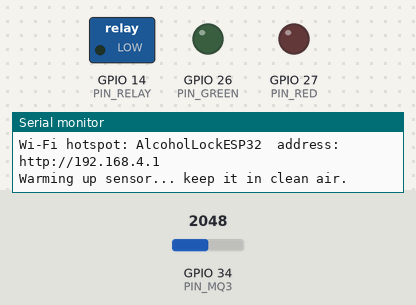
Simulated run of this sketch. Board: ESP32. Parts: switched loads named in the sketch (green lamp = pin HIGH), output pins drawn as LEDs (lit = HIGH), the last lines printed to the serial monitor. The test bench sets the inputs (shaded band); at power-on: GPIO 34 (PIN_MQ3) = 2048 (analog values on the 0–4095 scale).

Above: at 0.2 s.
At 15.81 s:
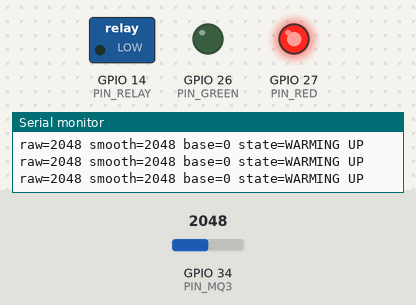
At 30.9 s:
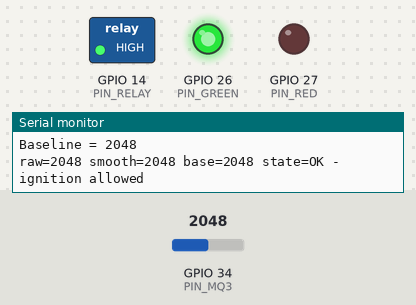
Timing chart, 0 to 32.4 s (numbered marks = the images above):
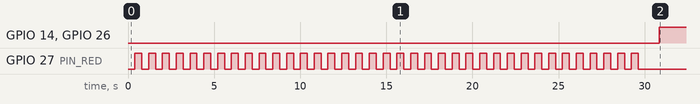

The sketch:

b.ino
```cpp
// Alcohol detection ignition lock - ESP32 + MQ-3, with Wi-Fi hotspot for the dashboard
// Green LED = OK, Red LED = blocked, relay = ignition enable (no buzzer, no Bluetooth)
//
// The ESP32 creates its own Wi-Fi network (no router needed):
//   Network name: AlcoholLock-ESP32
//   Password:     lock12345   (change below; must be at least 8 characters)
//   Address:      http://192.168.4.1/status
//
// MQ-3 AO is connected through a 10k / 10k divider:
//   AO --[10k]--+-- GPIO 34
//               |
//             [10k]
//               |
//              GND

#include <WiFi.h>
#include <WebServer.h>

// ---------- Wi-Fi hotspot ----------
const char* AP_SSID = "AlcoholLockESP32";
const char* AP_PASS = "lock12345";

// ---------- Pins ----------
const int PIN_MQ3   = 34;
const int PIN_GREEN = 26;
const int PIN_RED   = 27;
const int PIN_RELAY = 14;

// Many relay modules switch ON when the pin is LOW. Set true if yours does.
const bool RELAY_ACTIVE_LOW = false;

// ---------- Settings ----------
const unsigned long WARMUP_MS = 30000;       // MQ-3 needs time to stabilise (longer is better)
const int MARGIN_ON  = 400;                  // ADC counts above baseline => alcohol (tune this)
const int MARGIN_OFF = 250;                  // must fall below this margin to clear (hysteresis)
const unsigned long HOLD_MS = 10000;         // keep blocked this long after reading clears
const int ADC_MIN = 20;                      // below this: sensor disconnected or shorted
const int ADC_MAX = 4090;                    // above this: rail fault
const int BASELINE_SAMPLES = 80;             // samples averaged for the clean-air baseline
const unsigned long FAULT_RECOVER_MS = 2000; // valid readings needed before leaving FAULT
// ---------------------------

enum State { WARMUP, SOBER, ALCOHOL, FAULT };
State state = WARMUP;

WebServer server(80);

int baseline = 0;
bool baselineValid = false;
int smoothed = 0;
unsigned long bootTime = 0;
unsigned long lastSample = 0;
unsigned long lastHighTime = 0;
unsigned long faultRecoverStart = 0;

void setRelay(bool enableIgnition) {
  digitalWrite(PIN_RELAY, (enableIgnition ^ RELAY_ACTIVE_LOW) ? HIGH : LOW);
}

const char* stateName() {
  switch (state) {
    case WARMUP:  return "WARMING UP";
    case SOBER:   return "OK - ignition allowed";
    case ALCOHOL: return "ALCOHOL DETECTED - ignition blocked";
    default:      return "SENSOR FAULT - ignition blocked";
  }
}

void setOutputs() {
  bool ok = (state == SOBER);
  setRelay(ok);                       // fail-safe: only SOBER enables ignition
  digitalWrite(PIN_GREEN, ok ? HIGH : LOW);
  if (state == FAULT || state == WARMUP) {
    digitalWrite(PIN_RED, (millis() / 400) % 2);   // blink red
  } else {
    digitalWrite(PIN_RED, ok ? LOW : HIGH);
  }
}

// Averages clean-air readings. Returns true if the baseline is usable.
bool takeBaseline() {
  long sum = 0;
  for (int i = 0; i < BASELINE_SAMPLES; i++) {
    sum += analogRead(PIN_MQ3);
    delay(10);
  }
  baseline = sum / BASELINE_SAMPLES;
  baselineValid = (baseline > ADC_MIN && baseline < ADC_MAX);
  if (baselineValid) {
    smoothed = baseline;
    Serial.printf("Baseline = %d\n", baseline);
  } else {
    Serial.println("Baseline invalid: check sensor wiring.");
  }
  return baselineValid;
}

// Wi-Fi: the dashboard reads this JSON once per second.
// Read-only: it reports status and cannot change the relay.
void handleStatus() {
  String j = "{\"state\":\"" + String(stateName()) + "\",\"reading\":" + String(smoothed) +
             ",\"baseline\":" + String(baseline) + ",\"ignition_allowed\":" +
             String(state == SOBER ? "true" : "false") + "}";
  server.sendHeader("Access-Control-Allow-Origin", "*");   // lets the dashboard file read it
  server.sendHeader("Cache-Control", "no-store");
  server.send(200, "application/json", j);
}

void handleRoot() {
  server.send(200, "text/plain",
    "Alcohol Lock ESP32 is running.\nStatus data: http://192.168.4.1/status\n");
}

void setup() {
  Serial.begin(115200);
  pinMode(PIN_MQ3, INPUT);
  pinMode(PIN_GREEN, OUTPUT);
  pinMode(PIN_RED, OUTPUT);
  pinMode(PIN_RELAY, OUTPUT);
  setRelay(false);                    // start blocked
  analogReadResolution(12);           // 0-4095
  analogSetPinAttenuation(PIN_MQ3, ADC_11db);

  // Start the ESP32's own Wi-Fi network. The lock works even if nobody connects.
  WiFi.mode(WIFI_AP);
  WiFi.softAP(AP_SSID, AP_PASS);
  server.on("/", handleRoot);
  server.on("/status", handleStatus);
  server.begin();
  Serial.print("Wi-Fi hotspot: ");
  Serial.print(AP_SSID);
  Serial.print("  address: http://");
  Serial.println(WiFi.softAPIP());    // normally 192.168.4.1

  bootTime = millis();
  Serial.println("Warming up sensor... keep it in clean air.");
}

void loop() {
  server.handleClient();

  unsigned long now = millis();
  if (now - lastSample >= 100) {
    lastSample = now;
    int raw = analogRead(PIN_MQ3);

    // simple low-pass smoothing for noise rejection
    smoothed = (smoothed == 0) ? raw : (smoothed * 9 + raw) / 10;

    // fault detection: reading stuck at a rail => wire broken or shorted
    bool faulty = (raw < ADC_MIN || raw > ADC_MAX);

    if (state == WARMUP) {
      if (now - bootTime >= WARMUP_MS) {
        if (takeBaseline()) {
          state = SOBER;
        } else {
          state = FAULT;
          faultRecoverStart = 0;
        }
      }
    } else if (faulty) {
      state = FAULT;
      faultRecoverStart = 0;
    } else if (state == FAULT) {
      if (faultRecoverStart == 0) faultRecoverStart = now;
      if (now - faultRecoverStart >= FAULT_RECOVER_MS) {
        // If the startup baseline was bad, take a fresh one before allowing ignition.
        if (!baselineValid && !takeBaseline()) {
          faultRecoverStart = 0;      // still bad, stay blocked
        } else {
          state = SOBER;
          faultRecoverStart = 0;
          Serial.println("Sensor recovered - ignition allowed.");
        }
      }
    } else {
      int diff = smoothed - baseline;
      if (diff > MARGIN_ON) {
        state = ALCOHOL;
        lastHighTime = now;
      } else if (state == ALCOHOL) {
        if (diff < MARGIN_OFF && now - lastHighTime >= HOLD_MS) {
          state = SOBER;
        }
      }
    }

    setOutputs();

    static unsigned long lastPrint = 0;
    if (now - lastPrint >= 1000) {
      lastPrint = now;
      Serial.printf("raw=%d smooth=%d base=%d state=%s\n", raw, smoothed, baseline, stateName());
    }
  }
}
```

Measured:
- by itself, GPIO 14 (PIN_RELAY), GPIO 26 (PIN_GREEN): LOW → HIGH at 30.8 s
- by itself, GPIO 27 (PIN_RED): alternates HIGH for 0.40 s and LOW for 0.40 s, 74 changes in all, then stays LOW
